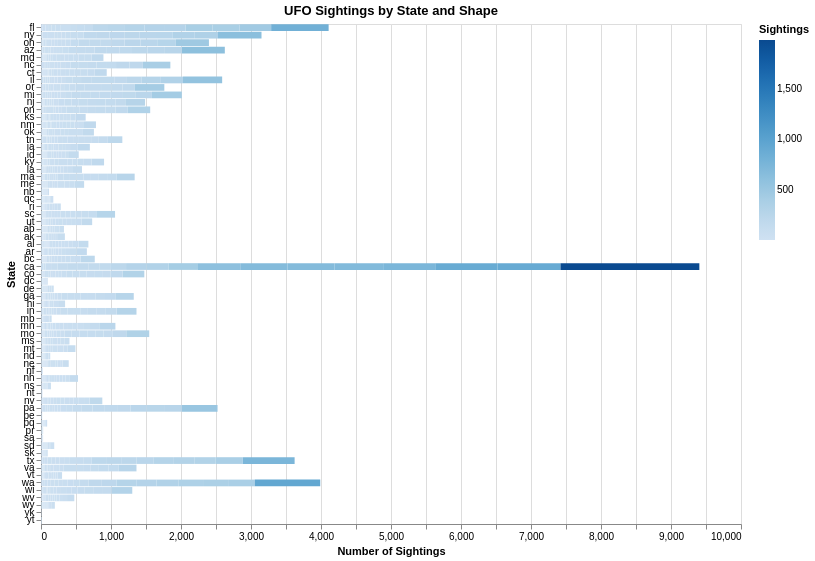

Source (notebook cell):
### Code cell
state_counts = (
    df.groupby(['state', 'shape'])
      .size()
      .reset_index(name='count')
)

shape_dropdown = alt.binding_select(
    options=sorted(state_counts["shape"].dropna().unique()),
    name="UFO Shape: "
)

shape_select = alt.selection_point(
    fields=["shape"],
    bind=shape_dropdown
)

plot1 = (
    alt.Chart(state_counts)
    .mark_bar()
    .encode(
        y=alt.Y(
            "state:N",
            sort="-x",
            title="State"
        ),
        x=alt.X(
            "count:Q",
            title="Number of Sightings"
        ),
        color=alt.Color(
            "count:Q",
            scale=alt.Scale(scheme="blues"),
            title="Sightings"
        )
    )
    .transform_filter(shape_select)
    .add_params(shape_select)
    .properties(
        title="UFO Sightings by State and Shape",
        width=700,
        height=500
    )
)

plot1

### Figure 1 — Vega-Lite specification as saved in the notebook (floating-point values rounded to 4 significant figures; data arrays with more than 128 entries replaced by an {"elided": "..."} marker saying what was removed)
{"config": {"view": {"continuousWidth": 300, "continuousHeight": 300}}, "data": {"name": "data-57ee50defb9a3473b2362117f1528a4f"}, "mark": {"type": "bar"}, "encoding": {"color": {"field": "count", "scale": {"scheme": "blues"}, "title": "Sightings", "type": "quantitative"}, "x": {"field": "count", "title": "Number of Sightings", "type": "quantitative"}, "y": {"field": "state", "sort": "-x", "title": "State", "type": "nominal"}}, "height": 500, "params": [{"name": "param_2", "select": {"type": "point", "fields": ["shape"]}, "bind": {"input": "select", "options": ["changed", "changing", "chevron", "cigar", "circle", "cone", "crescent", "cross", "cylinder", "delta", "diamond", "disk", "dome", "egg", "fireball", "flare", "flash", "formation", "hexagon", "light", "other", "oval", "pyramid", "rectangle", "round", "sphere", "teardrop", "triangle", "unknown"], "name": "UFO Shape: "}}], "title": "UFO Sightings by State and Shape", "transform": [{"filter": {"param": "param_2"}}], "width": 700, "$schema": "https://vega.github.io/schema/vega-lite/v5.20.1.json", "datasets": {"data-57ee50defb9a3473b2362117f1528a4f": {"elided": "1304 records"}}}
